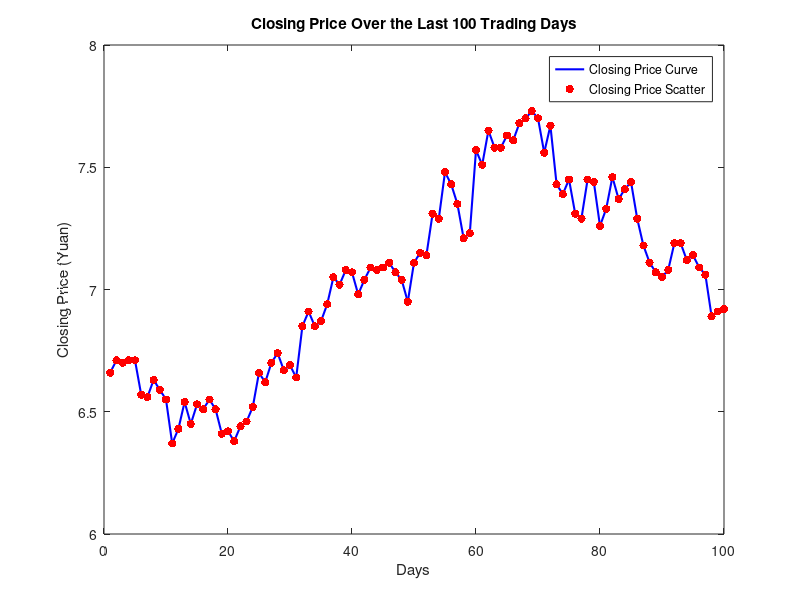
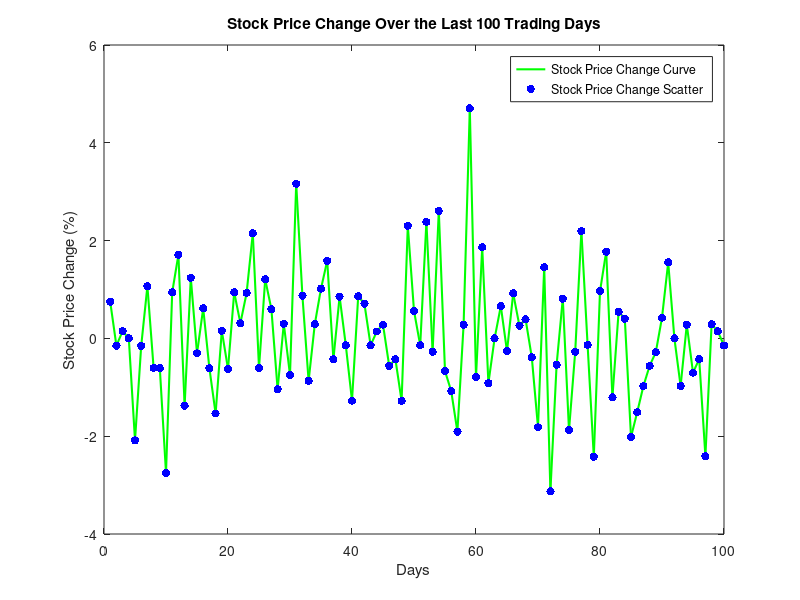
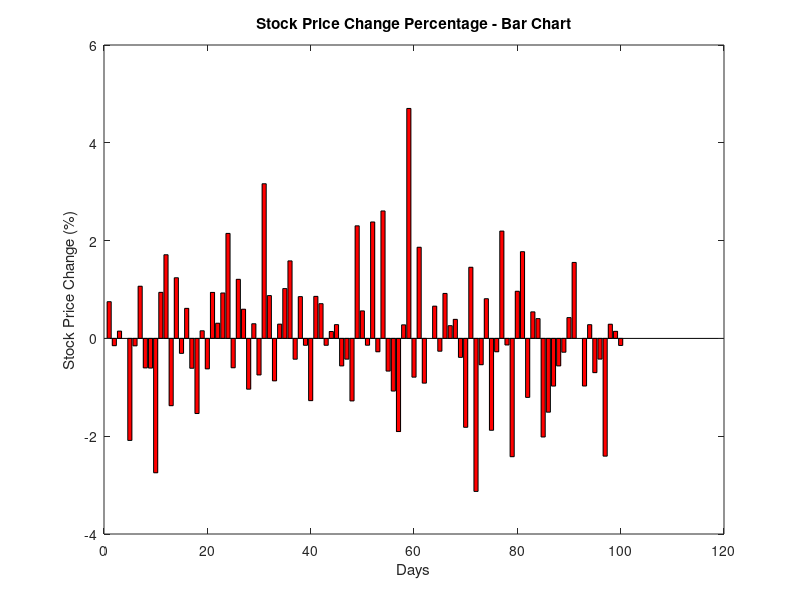

MATLAB code to generate these figures, in order:
% ************************************************************************
% Author: CONG LI
% Date Created: 2022
%
% This script is part of a course project for 
% Mathematical Experiment
% at University of Electronic Science and Technology of China (UESTC)
% ************************************************************************
% ----------------------------------------------------------
% Stock Trading Data Visualization
%
% Problem Statement:
% The file "SH600004.mat" contains a matrix M that stores stock trading data. 
% Each row of M corresponds to one day of trading data, with the columns representing:
% 
%   M(i,1) - Date (Integer, e.g., 20210301 means March 1, 2021)
%   M(i,2) - Opening Price (in Yuan)
%   M(i,3) - Highest Price (in Yuan)
%   M(i,4) - Lowest Price (in Yuan)
%   M(i,5) - Closing Price (in Yuan)
%   M(i,6) - Trading Amount (in Yuan)
%   M(i,7) - Trading Volume (in shares)
%
% Tasks:
% (1) Plot the closing price curve and scatter plot for the last 100 trading days.
% (2) Compute and plot the stock price change percentage curve and scatter plot.
% (3) Use a bar chart to visualize the stock price change percentage.
% ----------------------------------------------------------

% Load the stock trading data from the file
load SH600004.mat  

% -------------------------------
% Task 1: Closing Price Plot
% -------------------------------
figure(1); % Create a new figure window
plot(M(1:100,5), 'b-', 'LineWidth', 1.5); % Plot closing price as a line chart
xlabel('Days'); % Label for x-axis
ylabel('Closing Price (Yuan)'); % Label for y-axis
title('Closing Price Over the Last 100 Trading Days'); % Chart title
hold on; % Hold the plot for overlay

scatter(1:100, M(1:100,5), 'r', 'filled'); % Scatter plot of closing prices
legend('Closing Price Curve', 'Closing Price Scatter'); % Add legend
hold off; % Release hold on the current figure

% -------------------------------
% Task 2: Stock Price Change Percentage
% -------------------------------
stock_gain = zeros(1,100); % Initialize stock gain array

for i = 1:100
    % Compute the percentage change in closing price
    stock_gain(i) = (M(i+1,5) - M(i,5)) / M(i,5) * 100; % Convert to percentage
end

% Plot stock price change percentage curve
figure(2);
plot(stock_gain, 'g-', 'LineWidth', 1.5);
xlabel('Days');
ylabel('Stock Price Change (%)');
title('Stock Price Change Over the Last 100 Trading Days');
hold on;

% Scatter plot for stock price change percentage
scatter(1:100, stock_gain, 'b', 'filled');
legend('Stock Price Change Curve', 'Stock Price Change Scatter');
hold off;

% -------------------------------
% Task 3: Stock Price Change Bar Chart
% -------------------------------
figure(3);
bar(stock_gain, 'r'); % Create a bar chart
xlabel('Days');
ylabel('Stock Price Change (%)');
title('Stock Price Change Percentage - Bar Chart');

